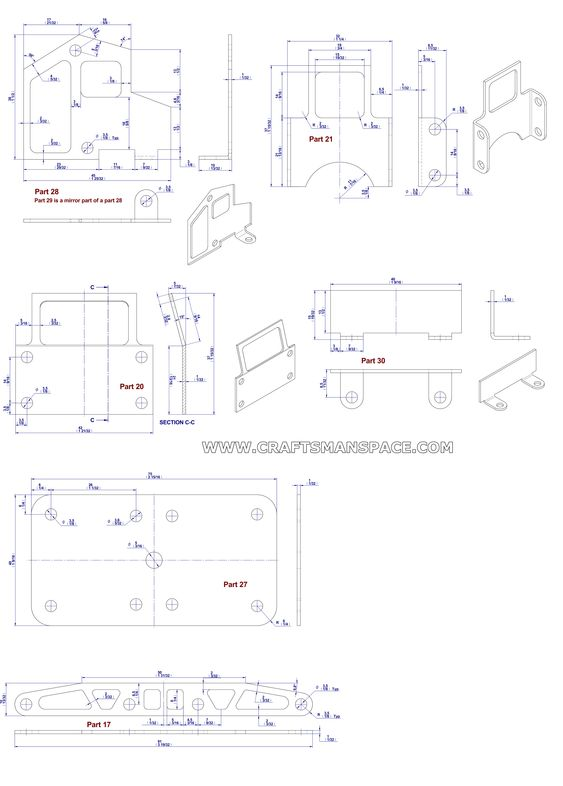
#> input picture transactions/demo1.jpg, 563 x 786 px
$ python desing_sotware.py
#> lines starting #> are read from the running program, lines starting #| are printed output that depends on the picture; after the words box and inside, x2 and y2 are one past the last pixel; in counts of white or black regions, pixels touching at a corner belong together
import cv2
import numpy as np
from PIL import Image

# Load your two images
image1 = cv2.imread('demo1.jpg')
#> image1 is the input picture: shape (786, 563, 3); mean B, G, R 250.9, 250.3, 250.5
image2 = cv2.imread('demo2.jpg')
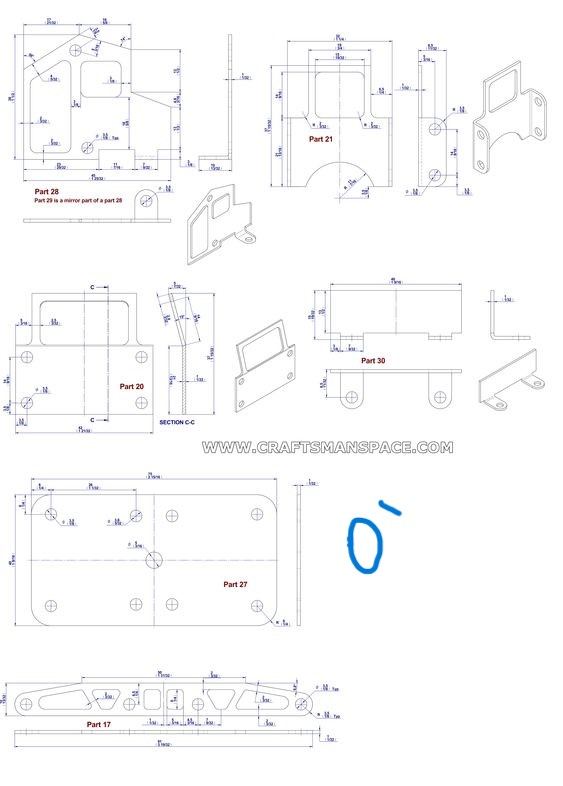
#> input picture transactions/demo2.jpg, 563 x 786 px
#> image2 is the input picture: shape (786, 563, 3); mean B, G, R 250.5, 250, 249.9

# Convert the images to grayscale for comparison (optional but often useful)
gray1 = cv2.cvtColor(image1, cv2.COLOR_BGR2GRAY)
gray2 = cv2.cvtColor(image2, cv2.COLOR_BGR2GRAY)

# Calculate the absolute difference between the two images
difference = cv2.absdiff(gray1, gray2)
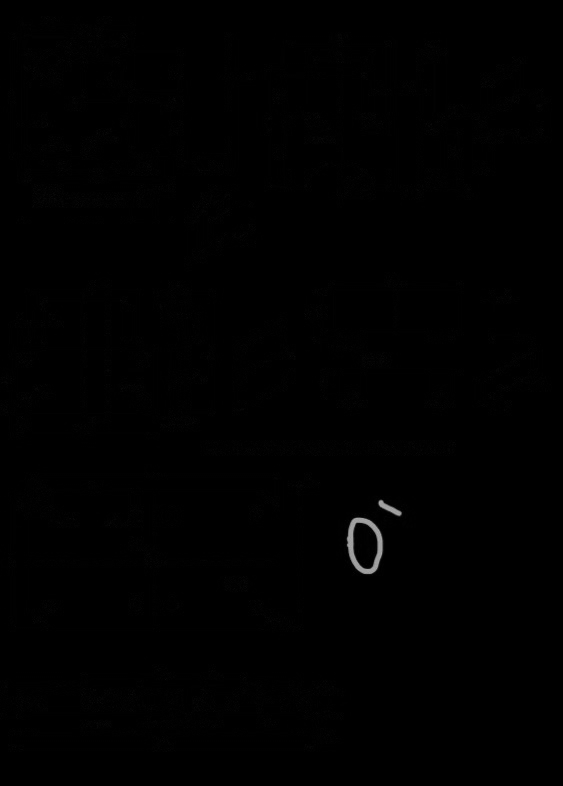
#> difference: shape (786, 563); min 0, max 169, mean 0.6

# Define a threshold to identify differences (adjust as needed)
threshold = 30

# Find regions where the difference exceeds the threshold
_, thresholded = cv2.threshold(difference, threshold, 255, cv2.THRESH_BINARY)
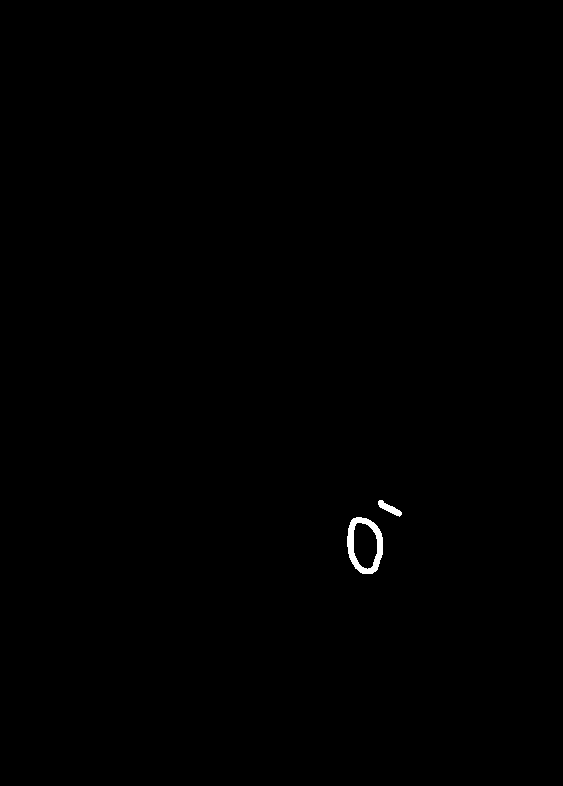
#> thresholded: shape (786, 563); 0.22% white; 2 white regions

# Find contours in the thresholded image
contours, _ = cv2.findContours(thresholded, cv2.RETR_EXTERNAL, cv2.CHAIN_APPROX_SIMPLE)
#> contours = 2 contours; box (x1, y1, x2, y2) and area: (347, 517, 383, 574) 1584, (378, 500, 402, 517) 138

# Create a copy of the original images to draw circles on
result_image1 = image1.copy()
result_image2 = image2.copy()

# Define the padding around the differences
padding = 5

# Loop through the detected contours and draw circles around them
for contour in contours:
    x, y, w, h = cv2.boundingRect(contour)
    cv2.rectangle(result_image1, (x - padding, y - padding), (x + w + padding, y + h + padding), (0, 0, 255), 2)
    cv2.rectangle(result_image2, (x - padding, y - padding), (x + w + padding, y + h + padding), (0, 0, 255), 2)
#> this loop made 2 passes
#> (x, y, w, h) on passes 1 to 2: (347, 517, 36, 57), (378, 500, 24, 17)
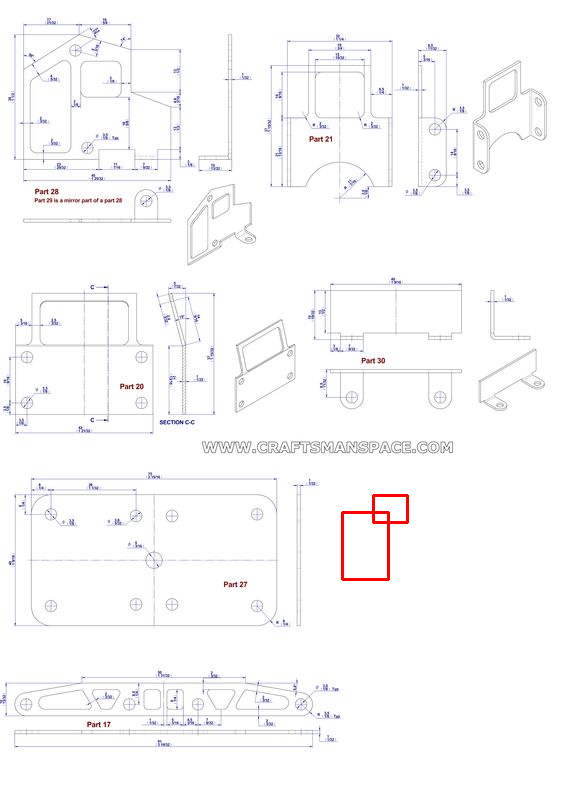
#> result_image1: shape (786, 563, 3); 0.23% of pixels changed, all inside (x1, y1, x2, y2) = (341, 494, 409, 581)
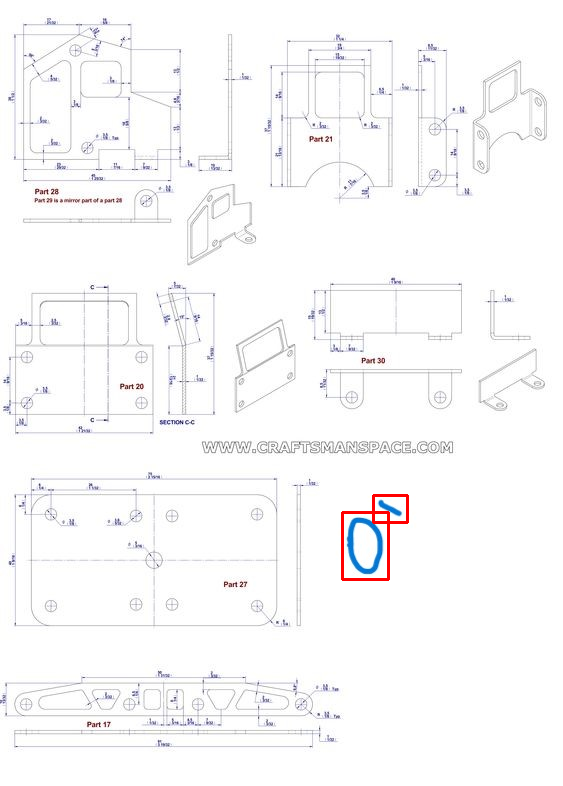
#> result_image2: shape (786, 563, 3); 0.23% of pixels changed, all inside (x1, y1, x2, y2) = (341, 494, 409, 581)

# Save or display the resulting images
cv2.imwrite('demo11.jpg', result_image1)
cv2.imwrite('demo22.jpg', result_image2)

# Convert images to PIL format for easier display
result_image1_pil = Image.fromarray(cv2.cvtColor(result_image1, cv2.COLOR_BGR2RGB))
result_image2_pil = Image.fromarray(cv2.cvtColor(result_image2, cv2.COLOR_BGR2RGB))

# Display the images (optional)
result_image1_pil.show()
result_image2_pil.show()
